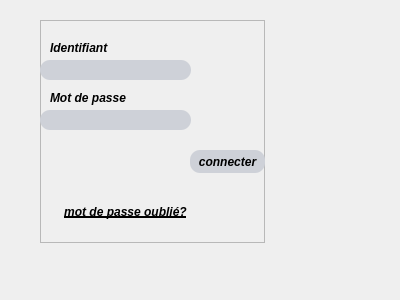
<?xml version="1.0" encoding="UTF-8"?>
<ui version="4.0">
 <class>Dialog</class>
 <widget class="QDialog" name="Dialog">
  <property name="geometry">
   <rect>
    <x>0</x>
    <y>0</y>
    <width>400</width>
    <height>300</height>
   </rect>
  </property>
  <property name="windowTitle">
   <string>Dialog</string>
  </property>
  <widget class="QFrame" name="frame">
   <property name="geometry">
    <rect>
     <x>40</x>
     <y>20</y>
     <width>225</width>
     <height>223</height>
    </rect>
   </property>
   <property name="styleSheet">
    <string notr="true">QLineEdit{
background-color:#ced1d8;
border-style:inset;
border-radius:10px;
}
QPushButton{
border-style:outset;
border-radius:10px;
}

QPushButton:pressed{
background-color:rgb(0,100,200);
border-style:inset;
}
QLabel{
color:black;
front-style:italic blod;
front-size:15px;
}</string>
   </property>
   <property name="frameShape">
    <enum>QFrame::StyledPanel</enum>
   </property>
   <property name="frameShadow">
    <enum>QFrame::Raised</enum>
   </property>
   <widget class="QLabel" name="Identifiant">
    <property name="geometry">
     <rect>
      <x>10</x>
      <y>20</y>
      <width>71</width>
      <height>16</height>
     </rect>
    </property>
    <property name="font">
     <font>
      <weight>75</weight>
      <italic>true</italic>
      <bold>true</bold>
      <underline>false</underline>
      <strikeout>false</strikeout>
      <kerning>true</kerning>
     </font>
    </property>
    <property name="styleSheet">
     <string notr="true"/>
    </property>
    <property name="text">
     <string>Identifiant</string>
    </property>
   </widget>
   <widget class="QLineEdit" name="lineEdit_Identifiant">
    <property name="geometry">
     <rect>
      <x>0</x>
      <y>40</y>
      <width>151</width>
      <height>20</height>
     </rect>
    </property>
    <property name="styleSheet">
     <string notr="true"/>
    </property>
    <property name="maxLength">
     <number>8</number>
    </property>
    <property name="frame">
     <bool>true</bool>
    </property>
    <property name="echoMode">
     <enum>QLineEdit::Normal</enum>
    </property>
    <property name="clearButtonEnabled">
     <bool>false</bool>
    </property>
   </widget>
   <widget class="QLabel" name="motdepasse">
    <property name="geometry">
     <rect>
      <x>10</x>
      <y>70</y>
      <width>81</width>
      <height>16</height>
     </rect>
    </property>
    <property name="font">
     <font>
      <weight>75</weight>
      <italic>true</italic>
      <bold>true</bold>
     </font>
    </property>
    <property name="styleSheet">
     <string notr="true"/>
    </property>
    <property name="text">
     <string>Mot de passe</string>
    </property>
   </widget>
   <widget class="QLineEdit" name="lineEdit_motdepasse">
    <property name="geometry">
     <rect>
      <x>0</x>
      <y>90</y>
      <width>151</width>
      <height>20</height>
     </rect>
    </property>
    <property name="styleSheet">
     <string notr="true"/>
    </property>
    <property name="maxLength">
     <number>8</number>
    </property>
    <property name="echoMode">
     <enum>QLineEdit::Password</enum>
    </property>
    <property name="placeholderText">
     <string/>
    </property>
   </widget>
   <widget class="QPushButton" name="connecter">
    <property name="geometry">
     <rect>
      <x>150</x>
      <y>130</y>
      <width>75</width>
      <height>23</height>
     </rect>
    </property>
    <property name="font">
     <font>
      <weight>75</weight>
      <italic>true</italic>
      <bold>true</bold>
     </font>
    </property>
    <property name="styleSheet">
     <string notr="true">QPushButton:pressed{
background-color:rgb(0,100,200);
border-style:inset;
}
QPushButton{
background:#ced1d8;
}</string>
    </property>
    <property name="text">
     <string>connecter</string>
    </property>
   </widget>
   <widget class="QPushButton" name="modepasseoublie">
    <property name="geometry">
     <rect>
      <x>20</x>
      <y>180</y>
      <width>131</width>
      <height>23</height>
     </rect>
    </property>
    <property name="font">
     <font>
      <weight>75</weight>
      <italic>true</italic>
      <bold>true</bold>
      <underline>true</underline>
     </font>
    </property>
    <property name="styleSheet">
     <string notr="true">QPushButton:pressed{
background-color:rgb(0,100,200);
border-style:inset;
}</string>
    </property>
    <property name="text">
     <string>mot de passe oublié?</string>
    </property>
   </widget>
  </widget>
 </widget>
 <resources/>
 <connections/>
</ui>
